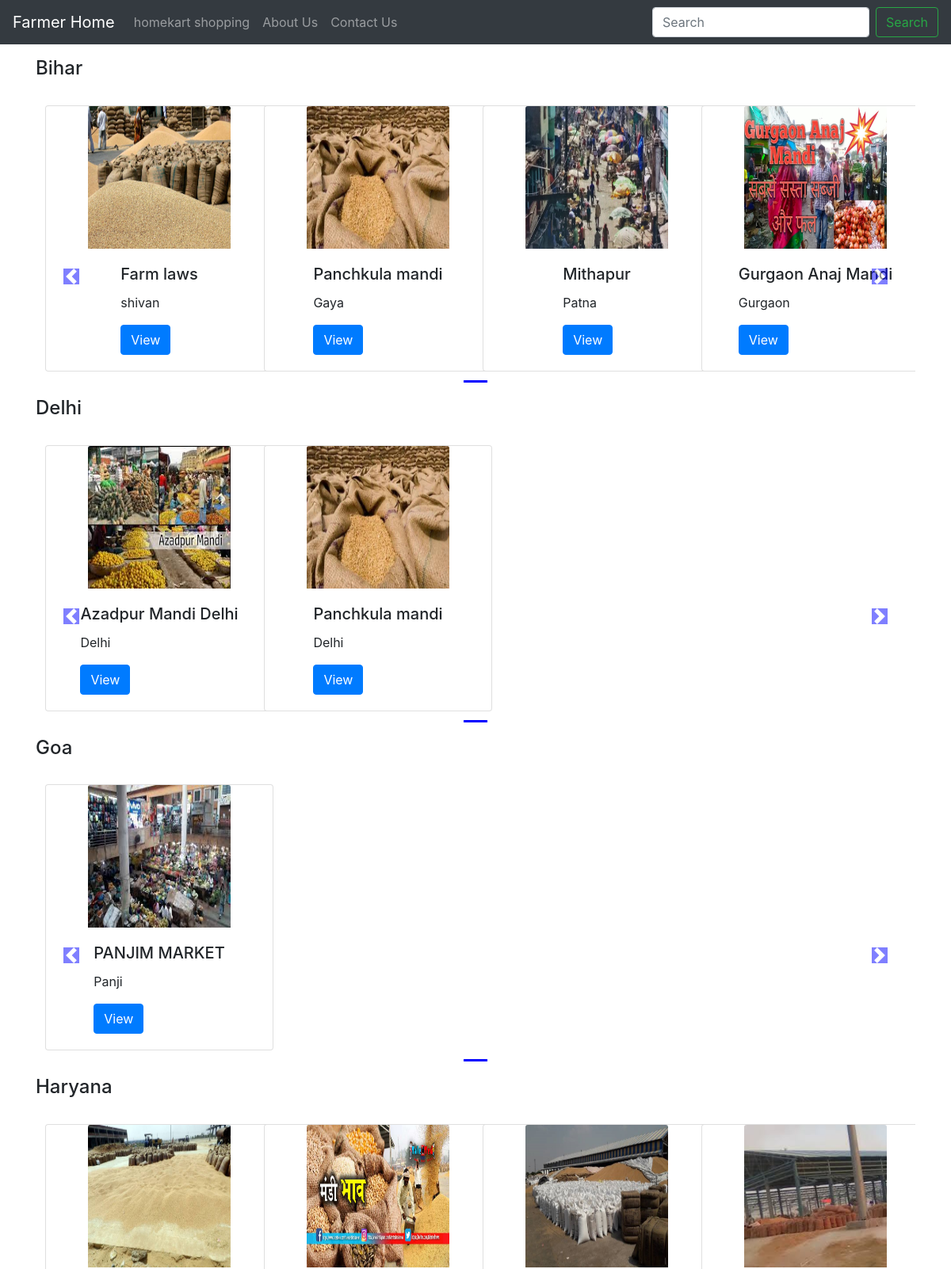
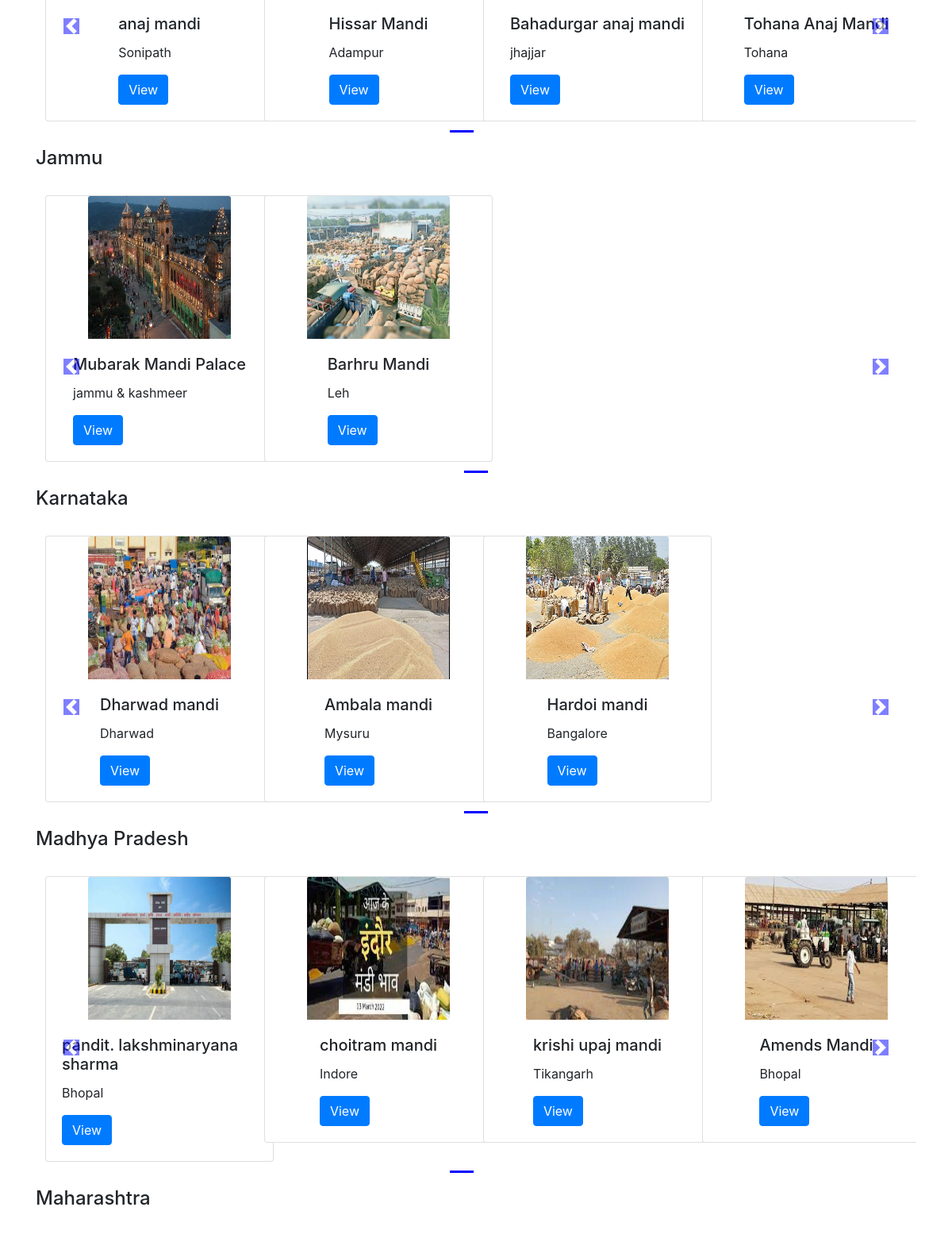
The page /farmer/ (upper part) on the database its author committed (2 pictures, top to bottom).
### farmer/models.py (models this page shows, shortened)
class market(models.Model):
    market_id=models.AutoField(primary_key=True)
    market_name=models.CharField(max_length=100,default="")
    market_state=models.CharField(max_length=100,default="")
    market_city=models.CharField(max_length=100,default="")
    market_items=models.CharField(max_length=9000,default="")
    pub_date=models.DateField()
    image= models.ImageField(upload_to="farmer/images",default="")

### farmer/views.py (the view)
# urls.py: path('',views.index,name='FarmerHome'),
def index(request):
    allprods = []
    catprods = market.objects.values('market_state')
    cats = {item['market_state'] for item in catprods}
    cats=sorted(cats)
    for cat in cats:
        prod=market.objects.filter(market_state=cat)
        n = len(prod)
        nslide = n//4+ceil((n/4)-(n//4))
        allprods.append([prod,range(1,nslide),nslide])
    params={'allprods':allprods}
    return render(request,'farmer/index.html',params)

### farmer/templates/farmer/index.html (shortened to what this page needs)
{% extends 'farmer/basic.html' %}
{% block body %}
{% load static %}
<div class="container">
  {% for product,range,nslide in allprods %}
  <h4 class="my-3">{{product.0.market_state}}</h4>
  <div class="row">
    <div id="demo{{forloop.counter}}" class="col carousel slide my-3" data-ride="carousel">
      <ul class="carousel-indicators">
        <li data-target="#demo{{forloop.counter}}" data-slide-to="0" class="active"></li>
        {% for i in range %}
        <li data-target="#demo{{forloop.parentloop.counter}}" data-slide-to="{{i}}"></li>
        {% endfor %}
      </ul>
      <div class="container carousel-inner no-padding">
        <div class="carousel-item active">
          {% for i in product %}
          <div class="col-xs-3 col-sm-3 col-md-3">
            <div class="card align-items-center" style="width: 18rem">
              <img src='/media/{{i.image}}' class="card-img-top" alt="...">
              <div class="card-body">
                <h5 class="card-title" id="namepr{{i.id}}">{{i.market_name}}</h5>
                <p class="card-text">{{i.market_city}}</p>
                <a href="/farmer/products/{{i.market_id}}"> <button id="qv{{i.id}}" class="btn btn-primary">
                    View</button> </a>
              </div>
            </div>
          </div>
          {% if forloop.counter|divisibleby:4 and forloop.counter > 0 and not forloop.last %}
        </div>
        <div class="carousel-item">
          {% endif %}
          {% endfor %}
        </div>
      </div>
    </div>
    <a class="carousel-control-prev" href="#demo{{forloop.counter}}" data-slide="prev">
      <span class="carousel-control-prev-icon"></span>
    </a>
    <a class="carousel-control-next" href="#demo{{forloop.counter}}" data-slide="next">
      <span class="carousel-control-next-icon"></span>
    </a>
  </div>
  {% endfor %}
</div>
{% endblock %}

### rows shown on the page
market: market_state "Bihar", image (picture), market_name "Farm laws", market_city "shivan"
market: image (picture), market_name "Panchkula mandi", market_city "Gaya"
market: image (picture), market_name "Mithapur", market_city "Patna"
market: image (picture), market_name "Gurgaon Anaj Mandi", market_city "Gurgaon"
market: market_state "Delhi", image (picture), market_name "Azadpur Mandi Delhi", market_city "Delhi"
market: image (picture), market_name "Panchkula mandi", market_city "Delhi"
market: market_state "Goa", image (picture), market_name "PANJIM MARKET", market_city "Panji"
market: market_state "Haryana", image (picture), market_name "anaj mandi", market_city "Sonipath"
market: image (picture), market_name "Hissar Mandi", market_city "Adampur"
market: image (picture), market_name "Bahadurgar anaj mandi", market_city "jhajjar"
market: image (picture), market_name "Tohana Anaj Mandi", market_city "Tohana"
market: market_state "Jammu", image (picture), market_name "Mubarak Mandi Palace", market_city "jammu & kashmeer"
market: image (picture), market_name "Barhru Mandi", market_city "Leh"
market: market_state "Karnataka", image (picture), market_name "Dharwad mandi", market_city "Dharwad"
market: image (picture), market_name "Ambala mandi", market_city "Mysuru"
market: image (picture), market_name "Hardoi mandi", market_city "Bangalore"
market: market_state "Madhya Pradesh", image (picture), market_name "pandit. lakshminaryana sharma", market_city "Bhopal"
market: image (picture), market_name "choitram mandi", market_city "Indore"
market: image (picture), market_name "krishi upaj mandi", market_city "Tikangarh"
market: image (picture), market_name "Amends Mandi", market_city "Bhopal"
market: market_state "Maharashtra"
